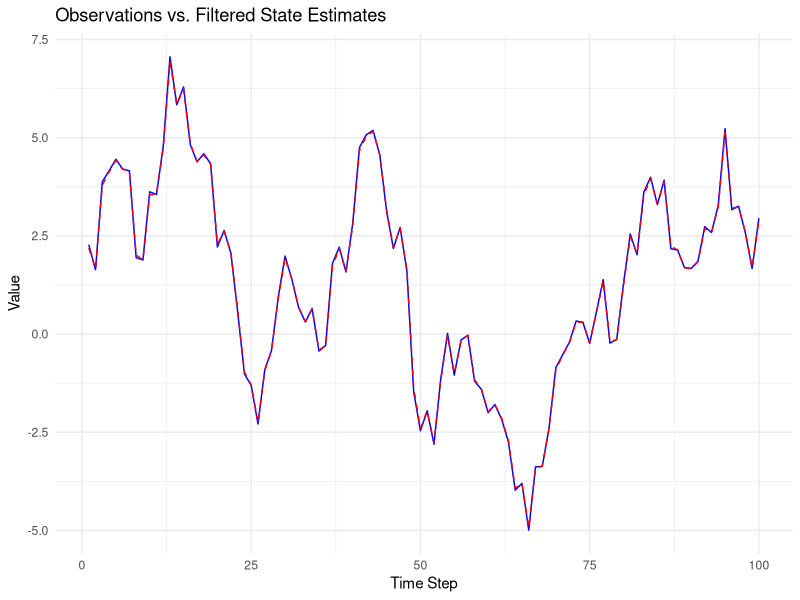

This figure's R source:
# Guided Particle Filter
gpf <- function(N,
                Steps,
                Y,
                ESS_min,
                M0_sample,
                G0_func,
                Mt_sample,
                Gt_func,
                resampler) {
  # Storage for particles and weights
  X_particles <- matrix(NA, nrow = N, ncol = Steps)
  W_weights <- matrix(NA, nrow = N, ncol = Steps)
  w_hat <- matrix(NA, nrow = N, ncol = Steps)
  A_ancestors <- matrix(NA, nrow = N, ncol = Steps)
  is_resampled <- numeric(Steps)
  ESS <- numeric(Steps)
  
  # --- Initialization (t=0) ---
  # Sample initial particles
  X_particles[, 1] <- M0_sample(N, Y[1]) # Sample N particles from M0
  
  # Calculate initial weights
  w_hat[, 1] <-  sapply(X_particles[, 1], G0_func, y0 = Y[1])
  W_weights[, 1] <- w_hat[, 1] / sum(w_hat[, 1])
  
  A_ancestors[, 1] <- 1:N # Initial ancestors are self
  
  # --- Sequential Monte Carlo Loop (t=1 to T-1) ---
  for (t in 1:(Steps - 1)) {
    # Check ESS
    ESS[t] <- 1 / sum(W_weights[, t]^2)
    
    if (ESS [t]< ESS_min) {
      # Resampling step
      print(paste("Resampling at time step", t, "with ESS =", ESS))
      A_ancestors[, t] <- systematic_resampler(N, W_weights[, t])
      w_hat[, t] <- rep(1, N)
      is_resampled[t] <- 1
    } else {
      # No resampling, keep previous ancestors and weights
      A_ancestors[, t] <- 1:N
    }
    
    # Predict and update weights
    
    for (n in 1:N) {
      # Sample new particle from proposal M_t based on ancestor
      anc_idx <- A_ancestors[n, t]
      X_particles[n, t + 1] <- Mt_sample(X_particles[anc_idx, t], Y[t + 1])
      
      # Calculate Gt term (incorporating observation likelihood and state transition)
      gt_val <- Gt_func(prev_x = X_particles[anc_idx, t],
                        curr_x = X_particles[n, t + 1],
                        curr_y = Y[t + 1])
      
      # If gt_val is 0, stop execution
      if (gt_val == 0) {
        warning(
          paste(
            "gt_val became 0 at time step",
            t,
            "for particle",
            n,
            ". Stopping execution. Inappropriate proposal distribution may be the cause."
          )
        )
        return(list(
          particles = X_particles[, 1:(t + 1)],
          weights = W_weights[, 1:(t + 1)],
          ancestors = A_ancestors[, 1:(t + 1)]
        ))
      }
      
      # Update weight
      w_hat[n, t + 1] <- w_hat[n, t] * gt_val
    }
    
    # Normalize weights
    W_weights[, t + 1] <- w_hat[, t + 1] / sum(w_hat[, t + 1])
  }
  
  return(
    list(
      particles = X_particles,
      weights = W_weights,
      w_hat = w_hat,
      ancestors = A_ancestors,
      is_resampled = is_resampled,
      ESS=ESS
      
    )
  )
}

# --- Systematic Resampling Function ---
# Simulation parameters

systematic_resampler <- function(N, weights) {
  # Allocate ancestor indices
  ancestors <- numeric(N)
  # Compute cumulative weights
  v <- cumsum(weights * N)
  print(v)
  # Sample U from [0, 1)
  s <- runif(1, min = 0, max = 1)
  m <- 1
  for (n in 1:N) {
    # While current cumulative weight is less than s, increment m
    while (v[m] < s) {
      m <- m + 1
    }
    ancestors[n] <- m
    s <- s + 1
  }
  print(ancestors)
  
  return(ancestors)
}

#Test
# Test the GPF implementation with a simple linear Gaussian model(AR(1))

# Define the model parameters
PX0 <- function(sd_x, rho) {
  var_x <- sd_x^2
  # return(list(mean = 0, sd = sqrt(var_x / (1 - rho^2))))
  return(list(mean = 0, sd = sd_x))
}
PX <- function(prev_x, rho, sd_x) {
  return(list(mean = rho * prev_x, sd = sd_x))
}
PY <- function(curr_x, sd_y) {
  return(list(mean = curr_x, sd = sd_y))
}
M0 <- function(y0, sd_x, sd_y) {
  var_x <- sd_x^2
  var_y <- sd_y^2
  var = 1 / (1 / var_x + 1 / var_y)
  l = list(mean = var * (y0 / var_y), sd = sqrt(var))
  return(l)
}
M <- function(prev_x, curr_y, rho, sd_x, sd_y) {
  var_x <- sd_x^2
  var_y <- sd_y^2
  var = 1 / (1 / var_x + 1 / var_y)
  l = list(mean = ((rho * prev_x) / var_x + curr_y / var_y) * var,
           sd = sqrt(var))
  return(l)
}

# Example M0_sample
M0_sample <- function(N, y0) {
  m0 <- M0(y0, sd_x, sd_y)
  return(rnorm(N, m0$mean, m0$sd))
}

# Example Mt_sample
Mt_sample <- function(prev_x, curr_y) {
  m <- M(prev_x, curr_y, rho, sd_x, sd_y)
  return(rnorm(1, m$mean, m$sd))
}

# Example G0_func
G0_func <- function(x0, y0) {
  py <- PY(x0, sd_y)
  px <- PX0(sd_x, rho)
  m <- M0(y0, sd_x, sd_y)
  # Calculate the proposal density
  f <- dnorm(y0, py$mean, py$sd)
  P <- dnorm(x0, px$mean, px$sd)
  Proposal <- dnorm(x0, m$mean, m$sd)
  # Avoid division by zero
  if (Proposal == 0)
    return(0)
  return((f * P) / Proposal)
}

# Example Gt_func
Gt_func <- function(prev_x, curr_x, curr_y) {
  py <- PY(curr_x, sd_y)
  px <- PX(prev_x, rho, sd_x)
  m <- M(prev_x, curr_y, rho, sd_x, sd_y)
  # Calculate the proposal density
  f <- dnorm(curr_y, py$mean, py$sd)
  P <- dnorm(curr_x, px$mean, px$sd)
  Proposal <- dnorm(curr_x, m$mean, m$sd)
  # Avoid division by zero
  if (Proposal == 0)
    return(0)
  
  return((f * P) / Proposal)
}


# Function to generate test data
test_generator <- function(Steps, rho, sd_x, sd_y) {
  X <- numeric(Steps + 1)
  Y <- numeric(Steps)
  
  X[1] <- rnorm(1, PX0(sd_x, rho)$mean, PX0(sd_x, rho)$sd)
  for (t in 1:Steps) {
    py <- PY(X[t], sd_y)
    Y[t] <- rnorm(1, py$mean, py$sd)
    px <- PX(X[t], rho, sd_x)
    X[t + 1] <- rnorm(1, px$mean, px$sd)
  }
  return(Y)
}



observations <- test_generator(Steps = 100, rho=0.9 , sd_x=1 , sd_y=0.2)
N_particles <- 1000
T_steps <- 100
rho = 0.9
sd_x = 1
sd_y = 0.2
ESS_threshold <- N_particles / 2


# Run the GPF
set.seed(123) # for reproducibility
gpf_results <- gpf(
  N = N_particles,
  Steps = T_steps,
  Y = observations,
  ESS_min = ESS_threshold,
  M0_sample = M0_sample,
  G0_func = G0_func,
  Mt_sample = Mt_sample,
  Gt_func = Gt_func,
  resampler = systematic_resampler
)

estimate <- function(result, ypred_cal, xpred_cal) {
  E_filter <- colSums(result$weights * result$particles)
  d_ypred <- ypred_cal(result$w_hat, result$is_resampled)
  d_ymarginal <- cumprod(d_ypred)
  E_xpred <- xpred_cal(result$particles, result$w_hat,result$ancestors)
  
  return(
    list(
      E_filter = E_filter,
      d_ypred = d_ypred,
      d_ymarginal = d_ymarginal,
      E_xpred = E_xpred
    )
  )
}


ypred_cal <- function(w_hat, is_resampled) {
  Steps <- ncol(w_hat)
  N <- nrow(w_hat)
  ell_N_t <- numeric(Steps)
  
  ell_N_t[1] <- sum(gpf_results$w_hat[, 1]) / N
  
  
  for (t in 2:Steps) {
    if (is_resampled[t - 1] == 1) {
      ell_N_t[t] <- sum(w_hat[, t]) / sum(w_hat[, t - 1])
    }
  }
  return(ell_N_t)
}
xpred_cal <- function(particles, w_hat, ancestors) {
  Steps <- ncol(particles)
  N <- nrow(particles)
  predicted_expectations <- numeric(Steps)
  
  predicted_expectations[1] <- NA
  
  
  for (t in 2:Steps) {
    sum_weighted_psi_phi <- 0
    sum_w_hat_prev <- sum(w_hat[, t - 1])
    
    for (n in 1:N) {
      anc_idx <- ancestors[n, t - 1]
      px <- PX(particles[anc_idx, t - 1], rho, sd_x)
      P <- dnorm (particles[n, t], px$mean, px$sd)
      proposal <- M(particles[anc_idx, t - 1], particles[n, t], rho, sd_x, sd_y)
      Prop <- dnorm(particles[n, t], proposal$mean, proposal$sd)
      psi_val <- P / Prop
      
      sum_weighted_psi_phi <- sum_weighted_psi_phi +
        (w_hat[n, t - 1] * psi_val * particles[n, t])
    }
    predicted_expectations[t] <- (1 / sum_w_hat_prev) * sum_weighted_psi_phi
  }
  return(predicted_expectations)
}

estimated <- estimate(gpf_results, ypred_cal, xpred_cal)

library(ggplot2)
library(tidyr)


plot_data <- data.frame(
  Time = 1:T_steps,
  Observations = observations,
  Filtered_X = estimated$E_filter # estimated$E_filter がフィルタリングされたXの推定値であると仮定
)

ggplot(plot_data, aes(x = Time)) + # x軸をTimeに固定
  geom_line(aes(
    y = Observations,
    color = "Observations",
    linetype = "Observations"
  )) +
  geom_line(
    aes(
      y = Filtered_X,
      color = "Filtered X (E[X_t|Y_0:t])",
      linetype = "Filtered X (E[X_t|Y_0:t])"
    )
  ) +
  scale_color_manual(values = c(
    "Observations" = "blue",
    "Filtered X (E[X_t|Y_0:t])" = "red"
  )) +
  scale_linetype_manual(values = c(
    "Observations" = "solid",
    "Filtered X (E[X_t|Y_0:t])" = "dashed"
  )) +
  labs(
    title = "Observations vs. Filtered State Estimates",
    x = "Time Step",
    y = "Value",
    color = "Series",
    linetype = "Series"
  ) +
  theme_minimal() +
  theme(legend.position = "topright") 